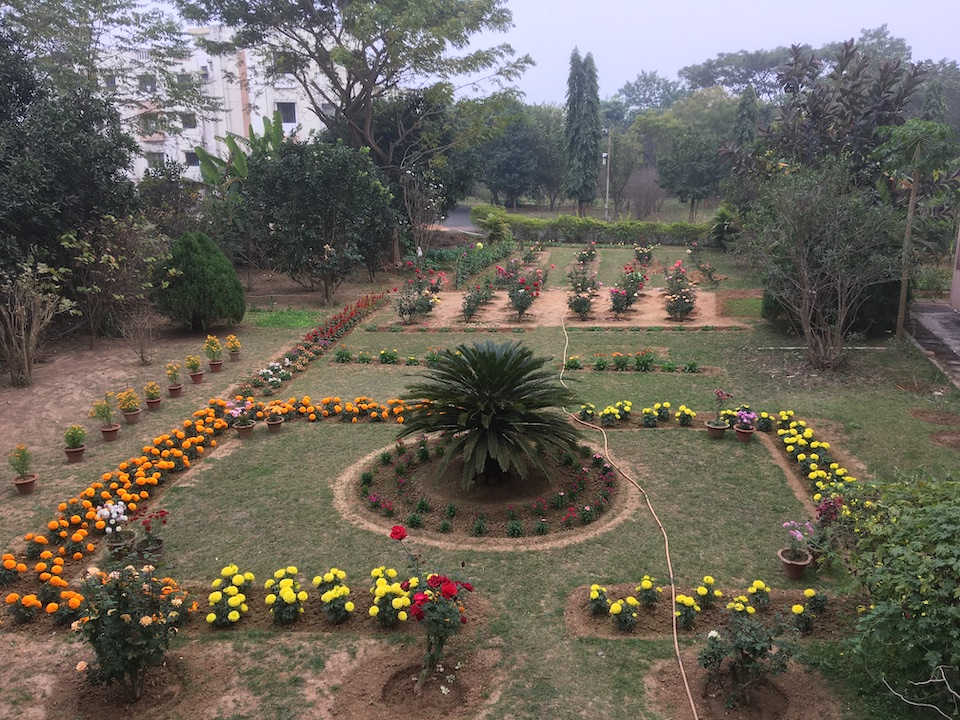
#> input picture Assignment2/Garden.JPG, 960 x 720 px, found by its file name
$ python assign2.py
#> lines starting #> are read from the running program, lines starting #| are printed output that depends on the picture
import cv2
import numpy as np
import copy
import argparse

def findLine(u,v):
    L = np.cross(u,v)
    return L

def intersectionPt(L1,L2):
    intersect = np.cross(L1,L2)
    return intersect

def vanishLine(u,v):
    return np.cross(u,v)

# [21 lines left out: functions centerLine, lineForm, findHomography, not called in this run]

posList = []
# [25 lines left out: functions onMouse, draw_line, not called in this run]

def find_vanishLine(img):
    img2=copy.deepcopy(img)
    img1=copy.deepcopy(img)
    van_pts=[]
    global posList
    for n in range(2):
        posList = []
        cv2.namedWindow('image')
        cv2.setMouseCallback('image', onMouse)
        cv2.imshow('image',img1)
        cv2.waitKey(0)
        posList = np.array(posList)
        posList = np.concatenate((posList,np.ones((4,1))),axis=1)
        line1 = findLine(posList[0],posList[1])
        theta = np.arctan(-line1[0]/line1[1])
        endpt_x = int(posList[0][0] - 1000*np.cos(theta))
        endpt_y = int(posList[0][1] - 1000*np.sin(theta))
        startpt_x = int(posList[0][0] + 1000*np.cos(theta))
        startpt_y = int(posList[0][1] + 1000*np.sin(theta))
        cv2.line(img1, (startpt_x,startpt_y), (endpt_x,endpt_y), (0, 255, 0), thickness=2, lineType=8)
        line2 = findLine(posList[2],posList[3])
        theta = np.arctan(-line2[0]/line2[1])
        endpt_x = int(posList[2][0] - 1000*np.cos(theta))
        endpt_y = int(posList[2][1] - 1000*np.sin(theta))
        startpt_x = int(posList[2][0] + 1000*np.cos(theta))
        startpt_y = int(posList[2][1] + 1000*np.sin(theta))
        cv2.line(img1, (startpt_x,startpt_y), (endpt_x,endpt_y), (0, 255, 0), thickness=2, lineType=8)
        van_pts.append(intersectionPt(line1,line2))
    cv2.imshow('image',img1)
    cv2.waitKey(0)
    van_line=findLine(van_pts[0],van_pts[1])
    print("Homogeneous representation of VANISHING LINE in P2: ",van_line/van_line[2])
    centre=np.array([img.shape[1]/2,img.shape[0]/2])
    theta = np.arctan(-van_line[0]/van_line[1])
    endpt_x = int(centre[0] - 1000*np.cos(theta))
    endpt_y = int(centre[1] - 1000*np.sin(theta))
    startpt_x = int(centre[0] + 1000*np.cos(theta))
    startpt_y = int(centre[1] + 1000*np.sin(theta))
    cv2.line(img2, (startpt_x,startpt_y), (endpt_x,endpt_y), (0, 255, 0), thickness=2, lineType=8)
    cv2.imshow('image',img2)
    cv2.waitKey(0)
    return img2, van_line

# [46 lines left out: functions homography, transParallel, not called in this run]

def affine(img):
    img2, van_line = find_vanishLine(img)
    l = van_line/van_line[2]
    H = np.eye(3)
    H[2] = l
    img_new = homography(img2,H)
    return img_new

if __name__=="__main__":
    img = cv2.imread('F:/study material/Advanced CV/assgn2/Garden.JPG')
#> img is the input picture: shape (720, 960, 3); mean B, G, R 90.3, 100.4, 106.2
    parser = argparse.ArgumentParser(description='Assignment 2')
    parser.add_argument('-part', type=int, help='option number')

    args = parser.parse_args()

    if args.part==1:
        draw_line(img)

    elif args.part==2:
        vanished = find_vanishLine(img)

    elif args.part==3:
        transParallel(img)

    else:
        img2 = img[img.shape[0]//2:,:,:]
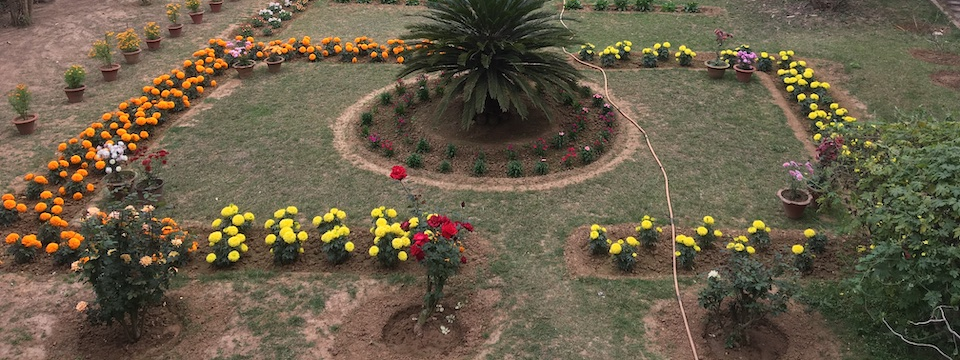
#> img2: shape (360, 960, 3); mean B, G, R 73, 93.7, 104.8
        img_new = affine(img2)
#> after the loop in find_vanishLine, `for n in range(2):`: van_pts = []
#> (the run stopped early here; a loop or call above may not have finished)
